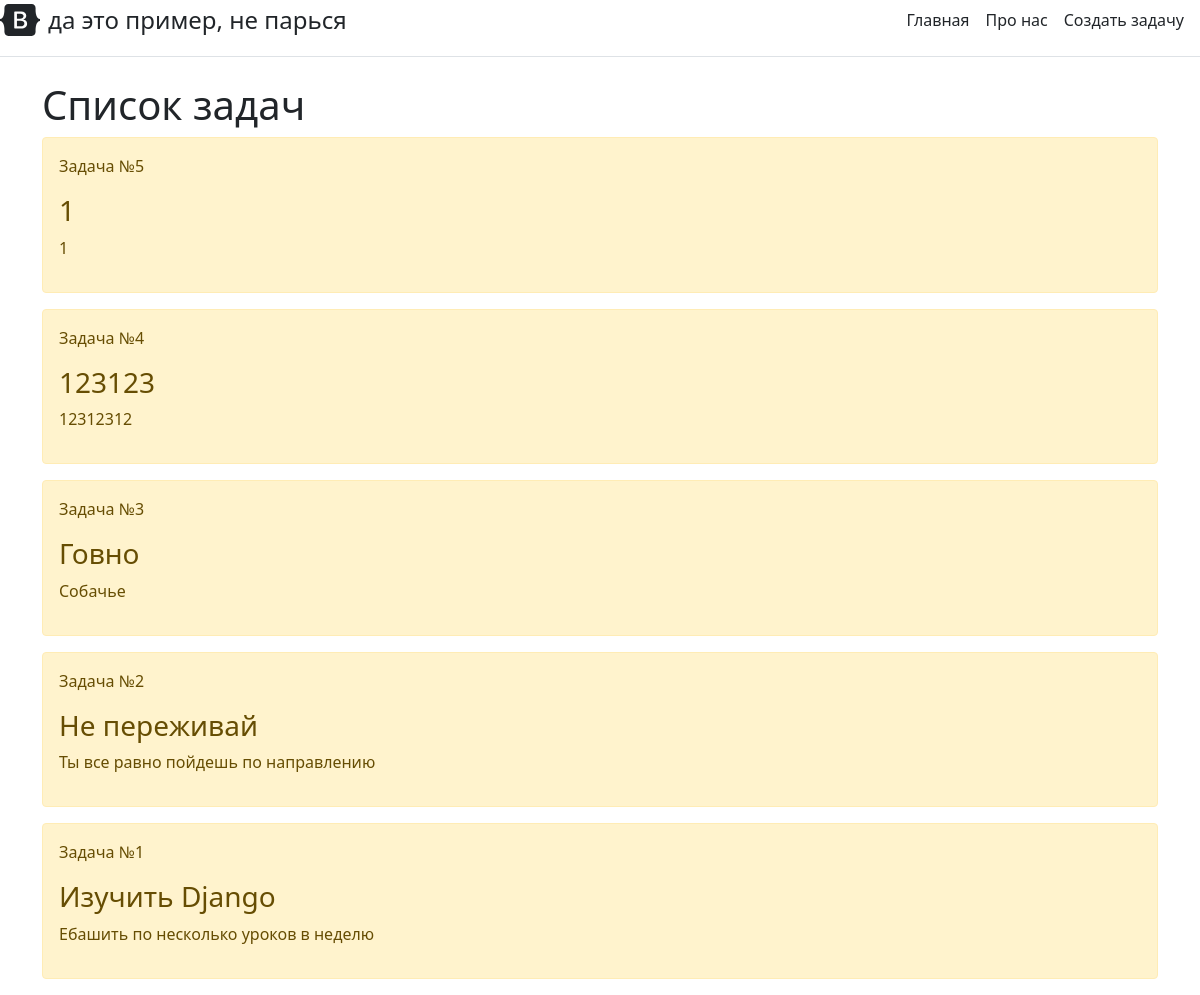
The page / on the database its author committed.
### main/models.py (models this page shows, shortened)
class Task(models.Model):
    title = models.CharField('Наименование задачи', max_length=50)
    task = models.TextField('Описание задачи')
    class Meta:
        verbose_name = 'Задача'
        verbose_name_plural = 'Задачи'

### main/views.py (the view)
# urls.py: path("", views.index, name="home"),
def index(request):
    tasks = Task.objects.order_by('-id')
    return render(request, "main/index.html", {"title": "Главная страница",
                                               "tasks": tasks})

### main/templates/main/index.html (shortened to what this page needs)
{% extends 'main/base.html' %}
{% block content %}
    <h1>Список задач</h1>
    {% if tasks %}
        {% for item in tasks %}
        <div class="alert alert-warning mt-2">
            <p>Задача №{{item.id}}</p>
            <h3>{{ item.title }}</h3>
            <p>{{ item.task }}</p>
        </div>
        {% endfor%}
    {% else %}
        <p>Нет задач</p>
    {% endif %}
{% endblock %}

### main/templates/main/base.html (shortened to what this page needs)
<!doctype html>
<html lang="en">
<head>
    <link rel="stylesheet" href="https://cdn.jsdelivr.net/npm/bootstrap@5.1.3/dist/css/bootstrap.min.css">
</head>
<body>
<div class="d-flex flex-column flex-md-row align-items-center pb-3 mb-4 border-bottom">
    <a href="/" class="d-flex align-items-center text-dark text-decoration-none">
        <span class="fs-4">да это пример, не парься</span>
    </a>
    <nav class="d-inline-flex mt-2 mt-md-0 ms-md-auto">
        <a class="me-3 py-2 text-dark text-decoration-none" href="{% url 'home' %}">Главная</a>
        <a class="me-3 py-2 text-dark text-decoration-none" href="{% url 'about' %}">Про нас</a>
        <a class="me-3 py-2 text-dark text-decoration-none" href="{% url 'create' %}">Создать задачу</a>
    </nav>
</div>
<div class="container">
    {% block content %}{% endblock %}
</div>
</body>
</html>

### rows shown on the page
Task: id "5", title "1", task "1"
Task: id "4", title "123123", task "12312312"
Task: id "3", title "Говно", task "Собачье"
Task: id "2", title "Не переживай", task "Ты все равно пойдешь по направлению"
Task: id "1", title "Изучить Django", task "Ебашить по несколько уроков в неделю"
